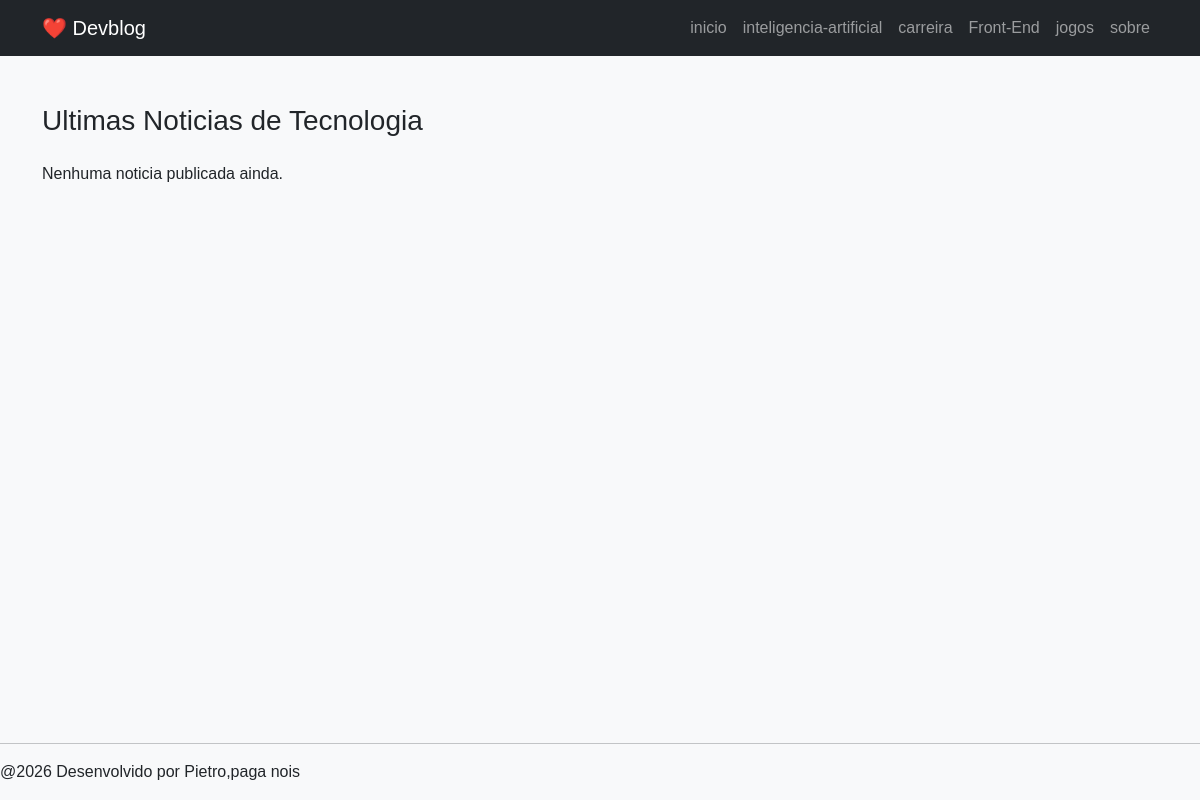
The page /categoria/2/ on the database its author committed.
### blog/models.py (models this page shows, shortened)
class Categoria(models.Model):
    nome = models.CharField(max_length=100)

### blog/views.py (the view)
# urls.py: path('categoria/<int:categoria_id>/', views.categoria, name='categoria'),
def categoria(request, categoria_id):
    categoria_atual = get_object_or_404(Categoria, id=categoria_id)
    noticias_filtradas = Artigo.objects.filter(Categoria=categoria_atual)
    todas_categorias = Categoria.objects.all()
    contexto = {
        'lista_artigos': noticias_filtradas,
        'lista_categorias': todas_categorias,
        'categoria_selecionada': categoria_atual # Opcional: para usar no título da página
    }
    return render(request, 'blog/index.html', contexto)

### blog/templates/blog/index.html
{% extends 'blog/base.html' %}
{% block content %}
    <h3 class="mb-4">Ultimas Noticias de Tecnologia</h3>
    {% for artigo in lista_artigos %}
        <div class="card mb-3 shadow-sm">
            <div class="card-body">
                <h3 class="card-title text-success">{{ artigo.titulo }}</h3>
                <h6 class="card-subtitle mb-2 text-muted">
                    Categoria: {{ artigo.Categoria.nome }} | Autor: {{ artigo.autor }}
                </h6>
                <p class="card-text">{{ artigo.conteudo }}</p>
                <p class="card-text">
                    <small class="text-muted">Publicado em: {{ artigo.data_publicacao }}</small>
                </p>
            </div>
        </div>
    {% empty %}
        <p>Nenhuma noticia publicada ainda.</p>
    {% endfor %}
{% endblock %}

### blog/templates/blog/base.html (shortened to what this page needs)
{% load static %}
<!DOCTYPE html>
<html lang="pt-BR">
<head>
    <link href="https://cdn.jsdelivr.net/npm/bootstrap@5.3.2/dist/css/bootstrap.min.css" rel="stylesheet">
    <link rel="stylesheet" href="{% static 'blog/css/style.css' %}">
</head>
<body class="bg-light d-flex flex-column min-vh-100">
    <nav class="navbar navbar-expand-lg navbar-dark bg-dark">
        <div class = "container">
            <a class = "navbar-brand" href="{% url 'home' %}">❤️ Devblog</a>
            <div class="collapse navbar-collapse">
                <ul class="navbar-nav ms-auto align-items-center">
                    <li class="nav-item">
                        <a class="nav-link" href="{% url 'home' %}">inicio</a>
                    </li>
                    {% for categoria in lista_categorias %}
    <li class="nav-item">
        <a class="nav-link" href="{% url 'categoria' categoria.id %}">{{ categoria.nome }}</a>
    </li>
    {% endfor %}
                    <li class="nav-item">
                        <a class="nav-link" href="{% url 'sobre' %}">sobre</a>
                    </li>
                </ul>
            </div>
        </div>
    </nav>
    <main class="container my-5 flex-grow-1">
        {% block content %}
        {% endblock %}
    </main>
    <footer class="bg-light">
        <hr>
        <p>@2026 Desenvolvido por Pietro,paga nois</p>
    </footer>
</body>
</html>

### blog/static/blog/css/style.css (style rules this page uses)
body { background-color: #f0f8ff; font-family: Arial, sans-serif; }

### rows shown on the page
Categoria: nome "inteligencia-artificial"
Categoria: nome "carreira"
Categoria: nome "Front-End"
Categoria: nome "jogos"
